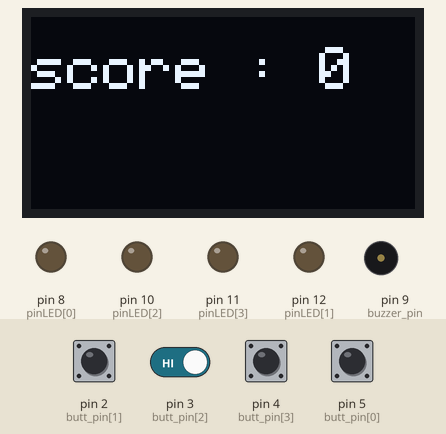
A sketch run on a simulated Arduino Uno, built with avr-gcc and run on an emulated ATmega328P. Parts: 128×64 one-colour display, output pins drawn as LEDs (lit = HIGH), buzzer (waves = sounding). Dashed ring = blinking. Inputs (shaded band) come from the test bench; at power-on: pin 2 (butt_pin[1]), pin 3 (butt_pin[2]), pin 4 (butt_pin[3]), pin 5 (butt_pin[0]) HIGH. Random numbers use the default seed unless the sketch sets one; what the sketch prints to the serial monitor is not drawn.

Above: at 8.0 s.
8.1 s: pin 2 (butt_pin[1]) pulled LOW for 0.15 s
At 8.17 s:
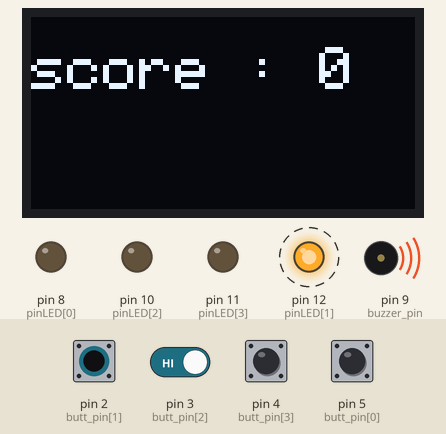
10.1 s: pin 2 (butt_pin[1]) driven LOW and pin 3 (butt_pin[2]) driven LOW
12.2 s: pin 2 (butt_pin[1]) driven HIGH
13.7 s: pin 5 (butt_pin[0]) pulled LOW for 1 s
At 15.1 s:
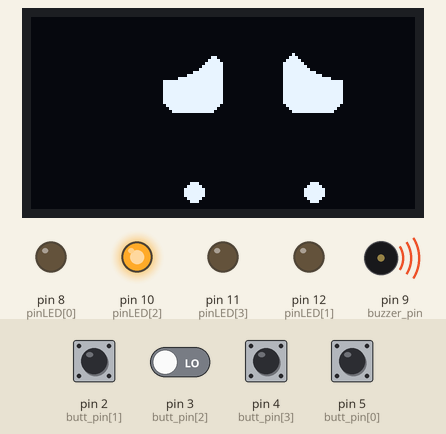
16.2 s: pin 4 (butt_pin[3]) pulled LOW for 0.15 s
At 16.27 s:
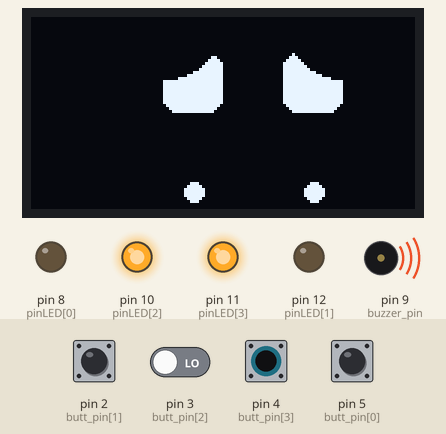
17.8 s: pin 2 (butt_pin[1]) driven LOW
At 18.7 s:
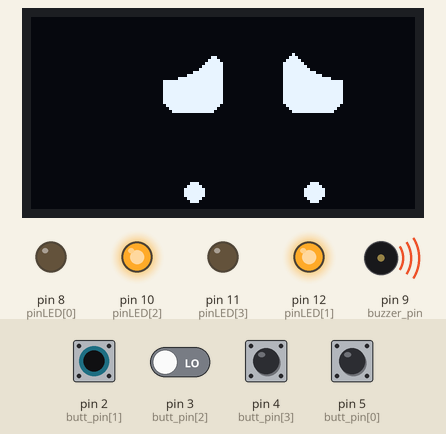
Timing chart, 0 to 20.3 s (numbered marks = the images above; inputs shaded):
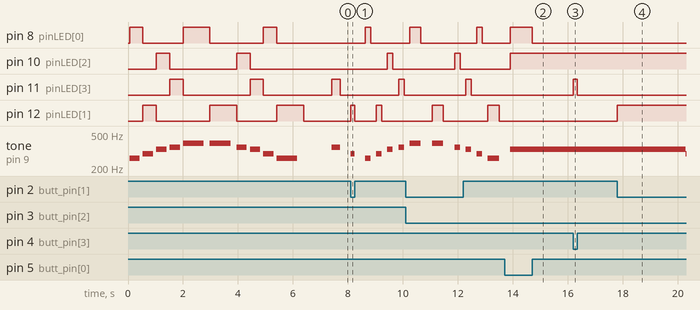

Measured:
- after the input at 8.1 s, pin 8 (pinLED[0]): LOW → HIGH after 0.53 s, → LOW 0.20 s later; pin 10 (pinLED[2]): LOW → HIGH after 1.3 s, → LOW 0.20 s later
- after the input at 13.7 s, pin 8 (pinLED[0]): LOW → HIGH after 0.21 s, → LOW 0.79 s later
- after the input at 16.2 s, pin 11 (pinLED[3]): LOW → HIGH at once, → LOW 0.15 s later
- after the input at 17.8 s, pin 12 (pinLED[1]): LOW → HIGH at once; tone on pin 9 (buzzer_pin): 330 Hz → 294 Hz after 2.5 s
- by itself, tone on pin 9 (buzzer_pin): plays 261 Hz for 0.38 s, 294 Hz for 0.38 s, 330 Hz for 0.38 s, 349 Hz for 0.38 s, 392 Hz for 0.75 s, 392 Hz for 0.75 s … (11 notes in this stretch)

The sketch:

LED_game.ino
```cpp
/*
replay button = jaune-rouge-orangee-bleu

*/

#include <Wire.h>
#include <Adafruit_GFX.h>
#include <Adafruit_SSD1306.h>

#define SCREEN_WIDTH 128 // Largeur de l'écran OLED en pixels
#define SCREEN_HEIGHT 64 // Hauteur de l'écran OLED en pixels

// Création d'un objet écran OLED
Adafruit_SSD1306 display(SCREEN_WIDTH, SCREEN_HEIGHT, &Wire, -1);


int pinLED[4] = {8, 12, 10, 11};
int buzzer_pin = 9;
int butt_pin[4] = {5,2,3,4};
int tens[] = {261, 294, 330, 349, 392, 392, 349, 330, 294, 261};
int duree[] = {250, 250, 250, 250, 500, 500, 250, 250, 250, 500};

String couleur[4] = {"jaune", "rouge", "orangée", "bleu"};
int* game;
int* score;

int* play;


void demons(int* sc){
  delay(500);
  for (int i=0; i<(*sc) +1; i++){
    digitalWrite(pinLED[game[i]], HIGH);
    tone(buzzer_pin, tens[game[i]], 500);
    delay(300);
    noTone(buzzer_pin);
    digitalWrite(pinLED[game[i]], LOW);
    delay(100);
  }

}


void setup() {
  // put your setup code here, to run once:
  for (int i=0; i<10; i++){
    duree[i] = duree[i]*1.5;
  }


  Serial.begin(115200);
  if (!display.begin(SSD1306_SWITCHCAPVCC, 0x3C)) { // Adresse I2C 0x3C par défaut
    Serial.println(F("Échec de l'initialisation de l'écran OLED"));
    while (true); // Boucle infinie
  }
  display.clearDisplay();
  display.setTextSize(2);
  display.setTextColor(SSD1306_WHITE);
  display.display();


  score = (int*)malloc(sizeof(int));
  play = (int*)malloc(sizeof(int));
  score[0] = 0;
  play[0] = 0;


  game = (int*)malloc(sizeof(int)*20);
  // random
  randomSeed(analogRead(A0));
  // begin pins
  for (int i=0; i<4; i++){
    pinMode(pinLED[i], OUTPUT);
    pinMode(butt_pin[i], INPUT_PULLUP);
  }
  pinMode(buzzer_pin, OUTPUT);
  game[0] = random(4);

  // animation debut
  for (int i=0; i<10; i++){
    digitalWrite(pinLED[i%4], HIGH);
    tone(buzzer_pin, tens[i], duree[i]);
    delay(duree[i]*1.3);
    noTone(buzzer_pin);
    digitalWrite(pinLED[i%4], LOW);

  }
  delay(500);
}

int butt_anim(){
  for (int i=0; i<4; i++){
    if (digitalRead(butt_pin[i])==LOW){
      digitalWrite(pinLED[i], HIGH);
      tone(buzzer_pin, tens[i], 500);

    }
    if (digitalRead(pinLED[i])==HIGH && digitalRead(butt_pin[i])==HIGH ){
      digitalWrite(pinLED[i], LOW);
      noTone(buzzer_pin);
      return i;
    }

  }
  return 10;

}

void blink(){
  display.clearDisplay();
  // right eye
  display.fillRoundRect(84, 22, 20, 5, 5, WHITE);
  // left eye
  display.fillRoundRect(44, 22, 20, 5, 5, WHITE);
  display.display();
  delay(75);


  // right eye
  display.fillRoundRect(84, 12, 20, 20, 5, WHITE);
  display.fillCircle(104, 0, 20, BLACK);
  // left eye
  display.fillRoundRect(44, 12, 20, 20, 5, WHITE);
  display.fillCircle(44, 0, 20, BLACK);
  display.display();
  delay(75);
  tear();

}

void tear(){
  for (int i=40; i<64; i=i+6){
    // dam3a right
    display.clearDisplay();
    display.fillRoundRect(84, 12, 20, 20, 5, WHITE);
    display.fillCircle(104, 0, 20, BLACK);
    // left eye
    display.fillRoundRect(44, 12, 20, 20, 5, WHITE);
    display.fillCircle(44, 0, 20, BLACK);


    display.fillCircle(94, i, 3, WHITE);
    // dam3a right
    display.fillCircle(54, i, 3, WHITE);
    delay(20);
    display.display();
  }

}


void loose(int* sc, int* p){
  Serial.println("U Lost :(");
  Serial.print("score : ");
  Serial.println(*sc-1);

  display.clearDisplay();
  display.setCursor(0,10);
  display.println("U Lost :(");
  display.println();
  display.print("score : ");
  display.println(*sc-1);
  display.display();

  for (int i=0; i<10; i++){
    digitalWrite(pinLED[i%4], HIGH);
    tone(buzzer_pin, tens[i], duree[i]);
    if (duree[i]==750) blink();
    else tear();
    digitalWrite(pinLED[i%4], LOW);
    noTone(buzzer_pin);
    if (duree[i]==750) blink();
    else tear();

  }

  while (1){
    int i = butt_anim();
    int j=10;
    int k = 10;
    int l = 10;
    while (i==0){
      j = butt_anim();
      if (j!=10 && j!=1){
        i=j;
      }
      Serial.println("1");
      while (j==1){
        k = butt_anim();
        if (k!=10 && k!=2){
          j=10;
          i=k;
        }
        Serial.println("2");
        while (k==2){
          l = butt_anim();
          if (l!=10 && l!=3){
            j=10;
            k=10;
            i=l;
          }
          Serial.println("3");
          while (l==3){
            Serial.println("new game");
            *sc = 0;
            *p = 0;
            return;

          }
        }
      }
    }
  }
}

void affiche(int* game, int* score){
  Serial.print("game : ");
  for (int i=0; i<score[0]; i++){
    Serial.print(couleur[game[i]]);
    Serial.print(" - ");
  }
  Serial.println();
}


void loop() {
  // put your main code here, to run repeatedly:
  if ((*play)==(*score)){
    play[0] =0;
    Serial.println("reinitialisé ");

    game[*score] = random(4);
    Serial.print("score : ");
    Serial.println(score[0]);

    display.clearDisplay();
    display.setCursor(0,10);
    display.print("score : ");
    display.println(score[0]);
    display.display();
    demons(score);
    *score = *score + 1;
    affiche(game, score);

  }
  int i = butt_anim();
  if ((i==1 || i==2 || i==3 || i==0)){
    if (game[play[0]] == i){
      *play = *play +1;
    }
    else if (i!=10){
      delay(350);
      loose(score, play);
      free(game);
      game = (int*)malloc(sizeof(int)*20);
      game[0] = random(4);
      delay(350);
    }

    //display.clearDisplay();
    display.setCursor(0,40);
    display.print(couleur[i]);
    display.display();

    Serial.print("Button N° ");
    Serial.print(i);
    Serial.println(" pressed");
    //delay(200);
    display.clearDisplay();
    display.setCursor(0,10);
    display.print("score : ");
    display.println(score[0]-1);
    display.display();

  }

}
```
